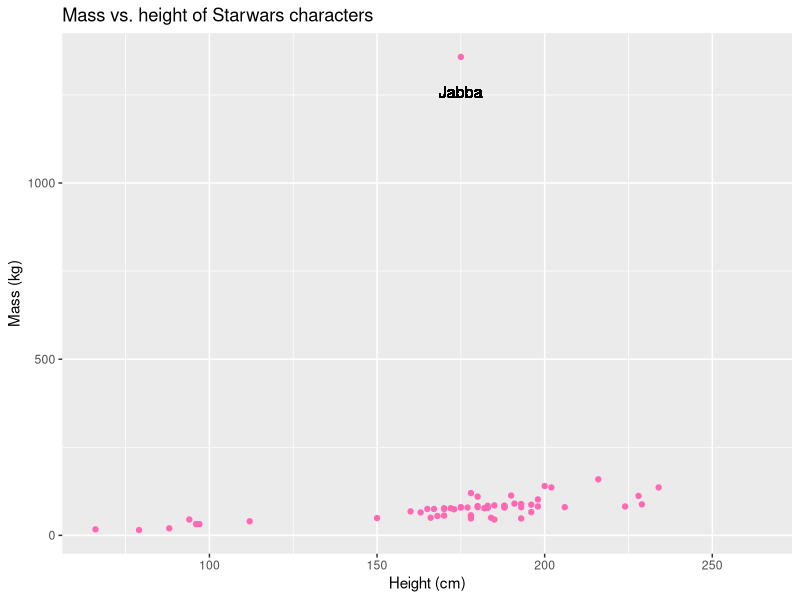

Source code (R):
## ---- chunk 1
library(tidyverse)
## ---- chunk 2
datastarwars <- starwars
ggplot(data = starwars, 
       mapping = aes(x = height, y = mass)) +
  geom_point(color = "hotpink") +
  labs(title = "Mass vs. height of Starwars characters", x = "Height (cm)", y = "Mass (kg)", size = 1) +    geom_text(x = 175, y = 1258, label = "Jabba", size = 4) 

  
